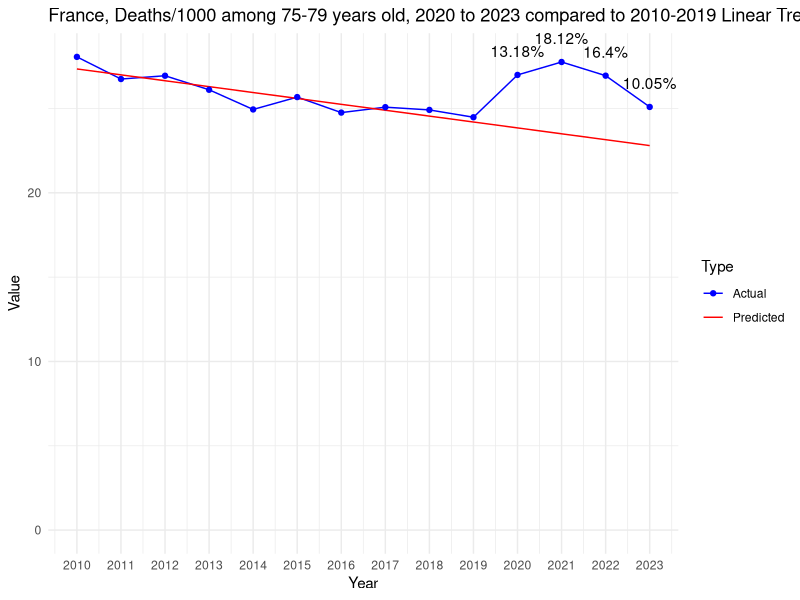

Generate this figure with R:
# Load necessary libraries
library(dplyr)
library(readr)
library(ggplot2)

# Defines the data as a named vector
data <- c(
`2010` = 28.0615218253573, `2011` = 26.7484238785484, `2012` = 26.9430908709703, `2013` = 26.1105476534299, `2014` = 24.9434071568497,
`2015` = 25.677136469609, `2016` = 24.7575465766093, `2017` = 25.079668897825, `2018` = 24.9161571740141, `2019` = 24.4815230781058,
`2020` = 26.991591519526, `2021` = 27.7583018091792, `2022` = 26.9466267811391, `2023` = 25.092058586815
)

# Extracts data for the decade and recent years
decade <- data[as.character(2010:2019)]
recent_years <- data[as.character(2020:2023)]

# Fits a linear model to the decade data
years <- as.numeric(names(decade))
lm_model <- lm(decade ~ years)

# Predicts values for 2020 to 2023 based on the linear model
predicted_values <- predict(lm_model, newdata = data.frame(years = as.numeric(names(recent_years))))

# Calculates deviations from the linear trend
deviations <- recent_years - predicted_values

# Calculates the mean and standard deviation of the decade
decade_mean <- mean(decade)
decade_stddev <- sd(decade)

# Initializes vectors to store the calculated values
z_scores <- numeric(length(recent_years))
percent_deviations <- numeric(length(recent_years))

# Calculates and store the Z-scores, deviations, and percentage of deviations for recent years
for (i in 1:length(recent_years)) {
  year <- names(recent_years)[i]
  z_scores[i] <- (recent_years[year] - decade_mean) / decade_stddev
  deviation <- deviations[year]
  percent_deviations[i] <- (deviation / predicted_values[i]) * 100
  cat(sprintf("Year: %s, Z-score: %f, Deviation from linear trend: %f, Percentage of deviation: %f%%\n",
              year, z_scores[i], deviation, percent_deviations[i]))
}

# Prepare an extended range for predictions, including 2020 to 2023
extended_years <- as.numeric(c(names(decade), names(recent_years)))

# Predict values for the extended range based on the linear model
extended_predicted_values <- predict(lm_model, newdata = data.frame(years = extended_years))

# Create a data frame for plotting actual values
actual_plot_data <- data.frame(
  Year = as.numeric(names(data)),
  Value = data,
  Type = "Actual"
)

# Create a data frame for plotting predicted values
predicted_plot_data <- data.frame(
  Year = extended_years,
  Value = extended_predicted_values,
  Type = "Predicted"
)

# Combine actual and predicted data
plot_data <- rbind(actual_plot_data, predicted_plot_data)

# Create the line chart
p <- ggplot(plot_data, aes(x = Year, y = Value, color = Type)) +
  geom_line(aes(group = Type)) +
  geom_point(data = actual_plot_data, aes(x = Year, y = Value)) +
  theme_minimal() +
  labs(title = "France, Deaths/1000 among 75-79 years old, 2020 to 2023 compared to 2010-2019 Linear Trend", x = "Year", y = "Value") +
  scale_color_manual(values = c("Actual" = "blue", "Predicted" = "red")) +
  scale_y_continuous(labels = scales::comma, limits = c(0, max(plot_data$Value))) +
  scale_x_continuous(breaks = extended_years) # Set breaks to every year

# Add percentage of deviation annotations for 2020 to 2023
for (i in 1:length(recent_years)) {
  year <- as.numeric(names(recent_years)[i])
  deviation_value <- percent_deviations[i]
  p <- p + annotate("text", x = year, y = data[as.character(year)], label = paste0(round(deviation_value, 2), "%"), vjust = -1.5)
}

# Print the plot
print(p)
